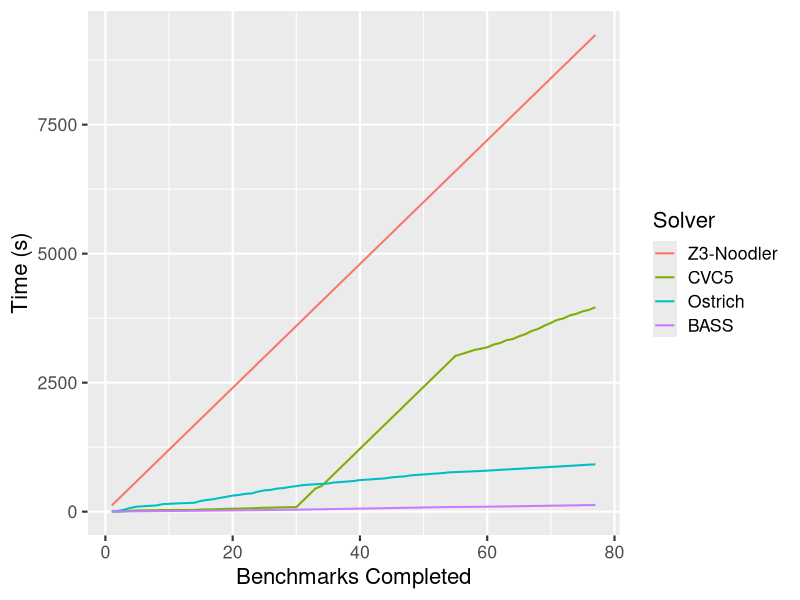
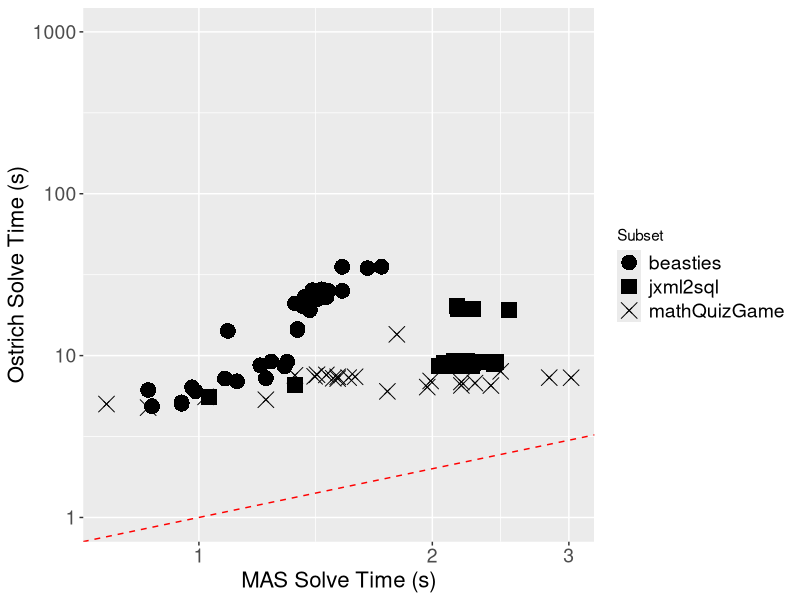
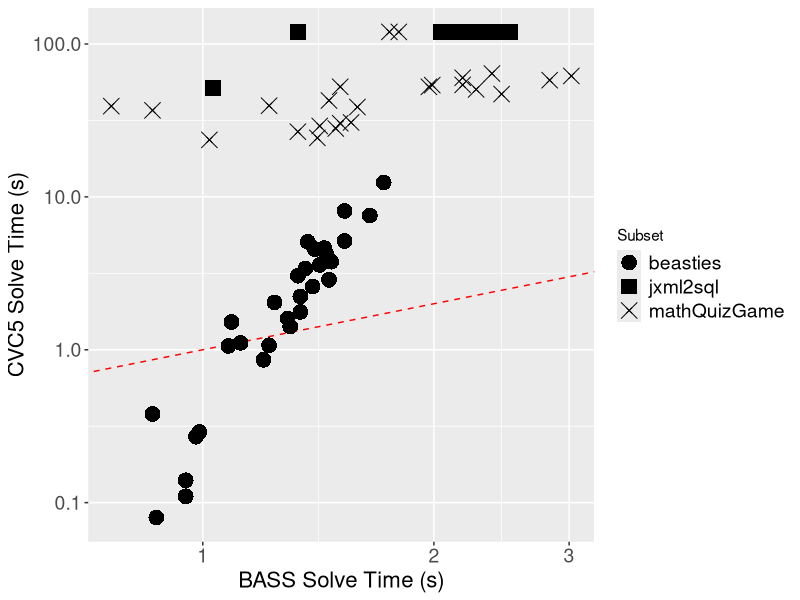
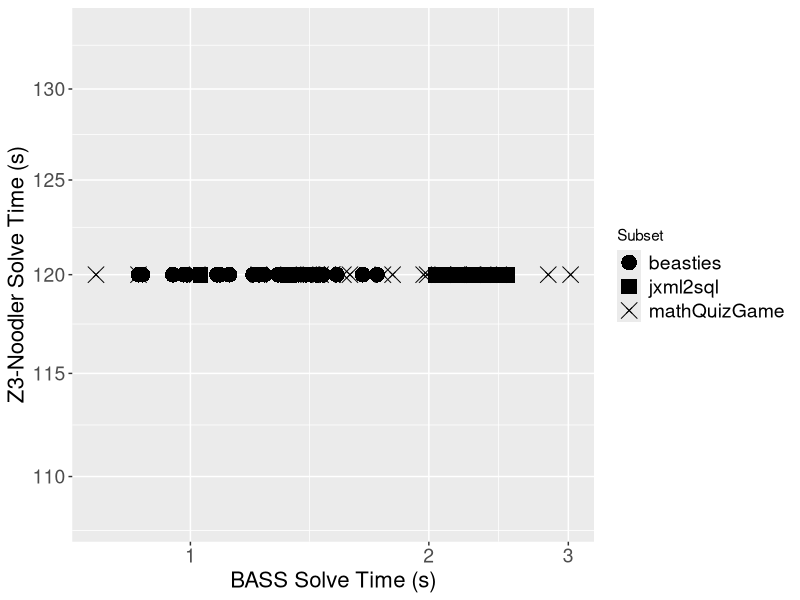
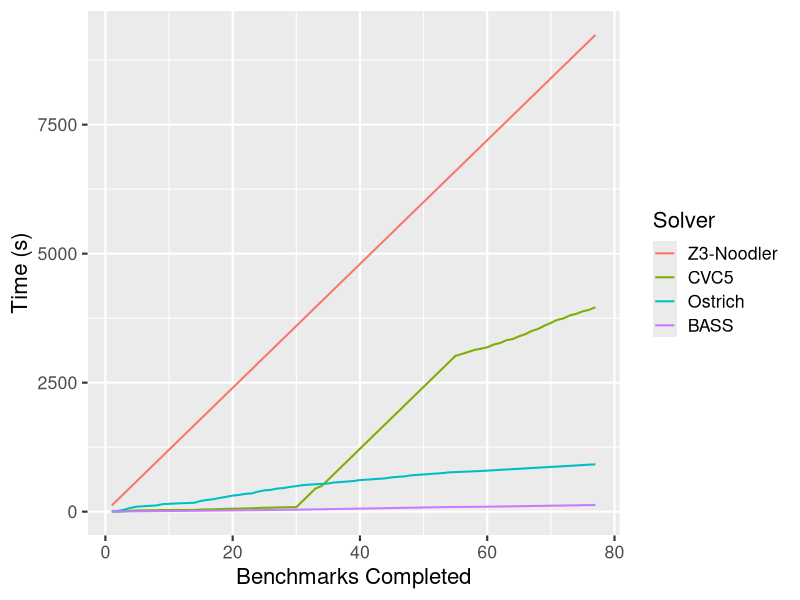

Source code (R) for these figures, in order:
library(ggplot2)

real_results <- read.csv("results/real-times-cleaned.csv", fill=TRUE, header=TRUE)

real_ostrich <- data.frame(
  bass = real_results$bass_time,
  ostrich = real_results$ostrich_time
)

# real_ostrich <- read.table("results/ostrich/ostrich-real-", sep="", fill=TRUE, header=TRUE)
# # real_ostrich <- na.omit(real_ostrich)

get_shape <- function(row_number) {
 if (row_number <= 30) {
   return(16)  # Circle
 } else if (row_number <= 53) {
   return(15)  # Square
 } else {
   return(4)   # X
 }
}

library(dplyr)

# Split the data
subset1 <- real_ostrich[1:30, ]
subset2 <- real_ostrich[31:53, ]
subset3 <- real_ostrich[54:77, ]

# Combine subsets
combined_data <- bind_rows(
  mutate(subset1, subset = 1),
  mutate(subset2, subset = 2),
  mutate(subset3, subset = 3)
)

# Create the plot
plot_ostrich <- ggplot(combined_data, aes(x = bass, y = ostrich, shape = factor(subset))) +
  geom_point() +
  geom_abline(intercept = 0, slope = 1,color="red", linetype = "dashed") +
  xlab("MAS Solve Time (s)") +
  ylab("Ostrich Solve Time (s)") +
  scale_x_log10() +
  scale_y_log10() +
  scale_shape_manual(values = c(16, 15, 4), label = c("beasties", "jxml2sql", "mathQuizGame"))  +
  coord_cartesian(ylim=c(1, 1000)) +
  theme(
	axis.title = element_text(size = 16),
	axis.text = element_text(size = 14),
	legend.text = element_text(size = 14)
  ) +
	labs(shape = "Subset") +
  geom_point(size = 5)

ggsave("plots/real-ostrich-plot.png", plot=plot_ostrich, device="png", width=12, height = 8)

real_cvc5 <- data.frame(
  bass = real_results$bass_time,
  cvc5 = real_results$cvc5_time
)

sub1 <- real_cvc5[1:30,]
sub2 <- real_cvc5[31:53,]
sub3 <- real_cvc5[54:77,]

combined_data_cvc5 <- bind_rows(
  mutate(sub1, subset = 1),
  mutate(sub2, subset = 2),
  mutate(sub3, subset = 3)
)

plot_cvc5 <- ggplot(combined_data_cvc5, aes(x = bass, y = cvc5, shape = factor(subset))) +
  geom_point() +
  geom_abline(intercept = 0, slope = 1,color="red", linetype = "dashed") +
  xlab("BASS Solve Time (s)") +
  ylab("CVC5 Solve Time (s)") +
  scale_x_log10() +
  scale_y_log10() +
  scale_shape_manual(values = c(16, 15, 4), label = c("beasties", "jxml2sql", "mathQuizGame"))  +
  theme(
	axis.title = element_text(size = 16),
	axis.text = element_text(size = 14),
	legend.text = element_text(size = 14)
  ) +
	labs(shape = "Subset") +
  geom_point(size = 5)

ggsave("plots/real-cvc5-plot.png", plot=plot_cvc5, device="png", width=12, height = 8)

real_z3 <- data.frame(
  bass = real_results$bass_time,
  z3 = real_results$z3_time
)

sub1 <- real_z3[1:30,]
sub2 <- real_z3[31:53,]
sub3 <- real_z3[54:77,]

combined_data_z3 <- bind_rows(
	mutate(sub1, subset = 1),
	mutate(sub2, subset = 2),
	mutate(sub3, subset = 3)
)

plot_z3 <- ggplot(combined_data_z3, aes(x = bass, y = z3, shape = factor(subset))) +
	geom_point() +
	geom_abline(intercept = 0, slope = 1,color="red", linetype = "dashed") +
	xlab("BASS Solve Time (s)") +
	ylab("Z3-Noodler Solve Time (s)") +
	scale_x_log10() +
	scale_y_log10() +
	scale_shape_manual(values = c(16, 15, 4), label = c("beasties", "jxml2sql", "mathQuizGame"))  +
	theme(
		axis.title = element_text(size = 16),
		axis.text = element_text(size = 14),
		legend.text = element_text(size = 14)
	) +
	labs(shape = "Subset") +
	geom_point(size = 5)

ggsave("plots/real-z3-plot.png", plot=plot_z3, device="png", width=12, height = 8)


library(tidyr)

real_results$cs_bass <- cumsum(real_results$bass_time)
real_results$cs_cvc5 <- cumsum(real_results$cvc5_time)
real_results$cs_ostrich <- cumsum(real_results$ostrich_time)
real_results$cs_z3 <- cumsum(real_results$z3_time)
real_results$bench_id <- 1:nrow(real_results)

# Reshape to long format for ggplot2
smt_long <- pivot_longer(
  real_results,
  cols = c(cs_bass, cs_cvc5, cs_ostrich, cs_z3),
  names_to = "solver",
  values_to = "cumulative_time"
)
# Set custom labels using factor levels (order matters!)
smt_long$solver <- factor(
  smt_long$solver,
  levels = c("cs_z3", "cs_cvc5", "cs_ostrich", "cs_bass"),
  labels = c("Z3-Noodler", "CVC5", "Ostrich", "BASS")
)

ggplot(smt_long, aes(x = bench_id, y = cumulative_time, color = solver)) +
  geom_line(size = 0.7) +
  labs(
    x = "Benchmarks Completed",
    y = "Time (s)",
    color = "Solver"
  ) +
    # scale_x_continuous(breaks = seq(0, max(smt_long$bench_id), by = 500)) +
    # scale_y_continuous(breaks = seq(0, max(smt_long$cumulative_time), by = 20000)) +
  theme_grey(base_size = 16) +
  theme(
    legend.position = "right"
  )

ggsave("plots/real-plot.png", width = 10, height = 6)